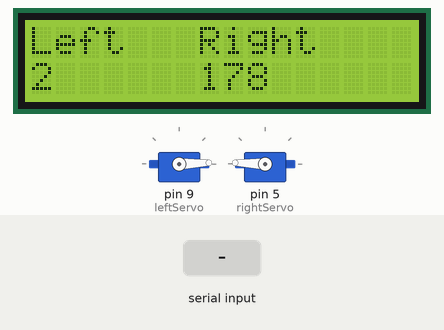
Bench run of a sketch on a simulated Arduino Uno, built with avr-gcc and run on an emulated ATmega328P. On the bench: 16×2 character LCD, 2 × servo. The inputs (shaded band) are chosen by the test bench.

Above: at 1.9 s.
2.0 s: "1" received over Serial
At 3.2 s:
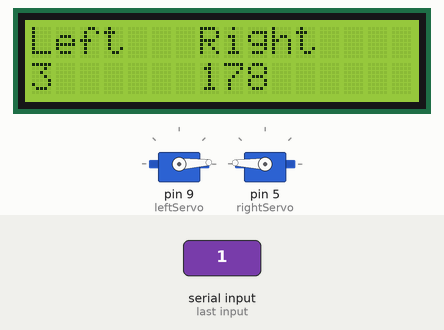
3.5 s: "4" received over Serial
At 4.2 s:
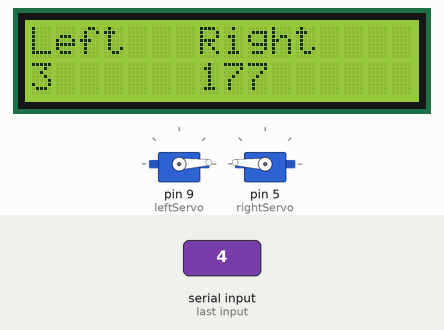
Timing chart, 0 to 6.5 s (numbered marks = the images above; inputs shaded):
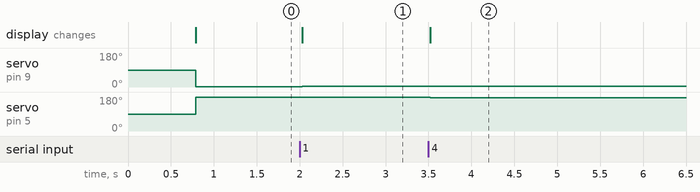

The sketch:

ning_two_supplementary_servos_of_the_base_of_the_robotic_arm.ino
```cpp
#include<LiquidCrystal_I2C.h>
#include<Servo.h>
LiquidCrystal_I2C lcd(0x3F, 2, 1, 0, 4, 5, 6, 7, 3, POSITIVE);


Servo leftServo;
Servo rightServo;
int leftServoAngle = 2;
int rightServoAngle = 178;
int maxAngle = 178; //The maximum angle we'll rotate the servo motors
int minAngle = 2; //The minimum angle we'll rotate the servo motors

void setup() {
  lcd.begin(16, 2);
  Serial.begin(9600);
  leftServo.attach(9);
  rightServo.attach(5);
  lcd.home();
  lcd.print("Hi!");
  delay(700);
  lcd.clear();
  leftServo.write(leftServoAngle);
  rightServo.write(rightServoAngle);
}

void loop() {

  if(Serial.available() > 0)
{
  char x = Serial.read();
  switch(x)
  {
    case '1':
    {
      leftServoAngle+=(leftServoAngle < maxAngle);
    }
    break;

    case '2':
    {
      leftServoAngle-=(leftServoAngle > minAngle);
    }
    break;

    case '3':
    {
      rightServoAngle+=(rightServoAngle < maxAngle);
    }
    break;

    case '4':
    {
      rightServoAngle-=(rightServoAngle > minAngle);
    }
    break;
    default:
    break;
  }
  leftServo.write(leftServoAngle);
  rightServo.write(rightServoAngle);
  lcd.clear();
}

 lcd.setCursor(0,0);
 lcd.print("Left");
 lcd.setCursor(0,1);
 lcd.print(leftServoAngle);
 lcd.setCursor(7, 0);
 lcd.print("Right");
 lcd.setCursor(7, 1);
 lcd.print(rightServoAngle);


}
```

Measured:
- after the input at 2.0 s, servo on pin 9 (leftServo): 2° → 3° at once; the display: changes at once (image 1)
- after the input at 3.5 s, servo on pin 5 (rightServo): 178° → 177° at once; the display: changes at once (image 2)
